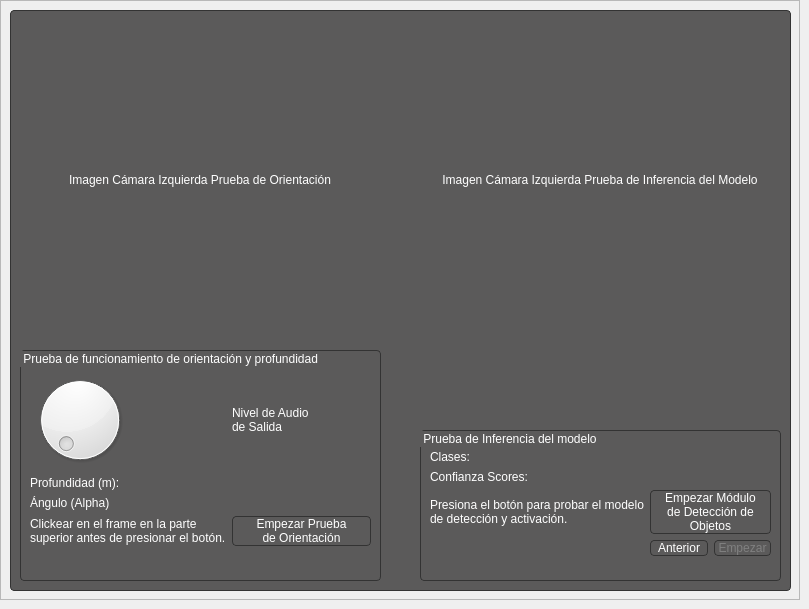
               <widget class="QWidget" name="Local_Map">
                <widget class="QFrame" name="frame_2">
                 <property name="geometry">
                  <rect>
                   <x>0</x>
                   <y>0</y>
                   <width>800</width>
                   <height>600</height>
                  </rect>
                 </property>
                 <property name="frameShape">
                  <enum>QFrame::StyledPanel</enum>
                 </property>
                 <property name="frameShadow">
                  <enum>QFrame::Raised</enum>
                 </property>
                 <widget class="QGroupBox" name="groupBox">
                  <property name="geometry">
                   <rect>
                    <x>10</x>
                    <y>10</y>
                    <width>781</width>
                    <height>581</height>
                   </rect>
                  </property>
                  <property name="styleSheet">
                   <string notr="true">QGroupBox{
	border:1px solid rgb(51,51,51);	
	border-radius:4px;
	color:white;
	background:rgb(91,90,90);
}</string>
                  </property>
                  <property name="title">
                   <string/>
                  </property>
                  <widget class="QGroupBox" name="groupBox_10">
                   <property name="geometry">
                    <rect>
                     <x>10</x>
                     <y>340</y>
                     <width>361</width>
                     <height>231</height>
                    </rect>
                   </property>
                   <property name="title">
                    <string>Prueba de funcionamiento de orientación y profundidad  </string>
                   </property>
                   <widget class="QWidget" name="formLayoutWidget_5">
                    <property name="geometry">
                     <rect>
                      <x>10</x>
                      <y>20</y>
                      <width>341</width>
                      <height>201</height>
                     </rect>
                    </property>
                    <layout class="QFormLayout" name="formLayout_5">
                     <item row="1" column="0">
                      <widget class="QDial" name="dialAudioLevel"/>
                     </item>
                     <item row="1" column="1">
                      <widget class="QLabel" name="label_48">
                       <property name="styleSheet">
                        <string notr="true">color:white;</string>
                       </property>
                       <property name="text">
                        <string>Nivel de Audio
de Salida</string>
                       </property>
                      </widget>
                     </item>
                     <item row="2" column="0">
                      <widget class="QLabel" name="label_34">
                       <property name="styleSheet">
                        <string notr="true">color:white;</string>
                       </property>
                       <property name="text">
                        <string>Profundidad (m):</string>
                       </property>
                      </widget>
                     </item>
                     <item row="2" column="1">
                      <widget class="QLabel" name="depth_meter">
                       <property name="styleSheet">
                        <string notr="true">color:white;</string>
                       </property>
                       <property name="text">
                        <string/>
                       </property>
                      </widget>
                     </item>
                     <item row="3" column="0">
                      <widget class="QLabel" name="label_49">
                       <property name="styleSheet">
                        <string notr="true">color:white;</string>
                       </property>
                       <property name="text">
                        <string>Ángulo (Alpha)</string>
                       </property>
                      </widget>
                     </item>
                     <item row="3" column="1">
                      <widget class="QLabel" name="Angle_Alpha">
                       <property name="styleSheet">
                        <string notr="true">color:white;</string>
                       </property>
                       <property name="text">
                        <string/>
                       </property>
                      </widget>
                     </item>
                     <item row="5" column="0">
                      <widget class="QLabel" name="label_51">
                       <property name="styleSheet">
                        <string notr="true">color:white;</string>
                       </property>
                       <property name="text">
                        <string>Clickear en el frame en la parte
superior antes de presionar el botón.</string>
                       </property>
                      </widget>
                     </item>
                     <item row="5" column="1">
                      <widget class="QPushButton" name="Depth_Angle_play">
                       <property name="styleSheet">
                        <string notr="true">QPushButton {
	color:white;
	border:1px solid rgb(51,51,51);	
	border-radius:4px;
	background-color: rgba(0,0,0,0);
}
QPushButton:hover {
	background-color: rgb(91,90,90);
}
QPushButton:pressed {	
	background-color: rgba(0,0,0,0);
}</string>
                       </property>
                       <property name="text">
                        <string>Empezar Prueba
de Orientación</string>
                       </property>
                       <property name="icon">
                        <iconset>
                         <normaloff>Images/playasset.png</normaloff>Images/playasset.png</iconset>
                       </property>
                      </widget>
                     </item>
                    </layout>
                   </widget>
                  </widget>
                  <widget class="QLabel" name="Preview_camera">
                   <property name="geometry">
                    <rect>
                     <x>10</x>
                     <y>10</y>
                     <width>360</width>
                     <height>320</height>
                    </rect>
                   </property>
                   <property name="styleSheet">
                    <string notr="true">color:white;</string>
                   </property>
                   <property name="text">
                    <string>Imagen Cámara Izquierda Prueba de Orientación</string>
                   </property>
                   <property name="alignment">
                    <set>Qt::AlignCenter</set>
                   </property>
                  </widget>
                  <widget class="QGroupBox" name="groupBox_11">
                   <property name="geometry">
                    <rect>
                     <x>410</x>
                     <y>420</y>
                     <width>361</width>
                     <height>151</height>
                    </rect>
                   </property>
                   <property name="title">
                    <string>Prueba de Inferencia del modelo</string>
                   </property>
                   <widget class="QWidget" name="formLayoutWidget_7">
                    <property name="geometry">
                     <rect>
                      <x>10</x>
                      <y>20</y>
                      <width>341</width>
                      <height>121</height>
                     </rect>
                    </property>
                    <layout class="QFormLayout" name="formLayout_7">
                     <item row="3" column="1">
                      <widget class="QPushButton" name="Depth_Angle_play_2">
                       <property name="styleSheet">
                        <string notr="true">QPushButton {
	color:white;
	border:1px solid rgb(51,51,51);	
	border-radius:4px;
	background-color: rgba(0,0,0,0);
}
QPushButton:hover {
	background-color: rgb(91,90,90);
}
QPushButton:pressed {	
	background-color: rgba(0,0,0,0);
}</string>
                       </property>
                       <property name="text">
                        <string>Empezar Módulo
de Detección de
Objetos</string>
                       </property>
                       <property name="icon">
                        <iconset>
                         <normaloff>Images/playasset.png</normaloff>Images/playasset.png</iconset>
                       </property>
                      </widget>
                     </item>
                     <item row="3" column="0">
                      <widget class="QLabel" name="label_55">
                       <property name="styleSheet">
                        <string notr="true">color:white;</string>
                       </property>
                       <property name="text">
                        <string>Presiona el botón para probar el modelo
de detección y activación.</string>
                       </property>
                      </widget>
                     </item>
                     <item row="4" column="1">
                      <layout class="QHBoxLayout" name="horizontalLayout_21">
                       <item>
                        <widget class="QPushButton" name="Back_1">
                         <property name="styleSheet">
                          <string notr="true">QPushButton {
	color:white;
	border:1px solid rgb(51,51,51);	
	border-radius:4px;
	background-color: rgba(0,0,0,0);
}
QPushButton:hover {
	background-color: rgb(91,90,90);
}
QPushButton:pressed {	
	background-color: rgba(0,0,0,0);
}</string>
                         </property>
                         <property name="text">
                          <string>Anterior</string>
                         </property>
                         <property name="icon">
                          <iconset>
                           <normaloff>Images/backAsset.png</normaloff>Images/backAsset.png</iconset>
                         </property>
                        </widget>
                       </item>
                       <item>
                        <widget class="QPushButton" name="Next_1">
                         <property name="enabled">
                          <bool>false</bool>
                         </property>
                         <property name="styleSheet">
                          <string notr="true">QPushButton:!enabled
{
     color:gray;
}

QPushButton {
	color:white;
	border:1px solid rgb(51,51,51);	
	border-radius:4px;
	background-color: rgba(0,0,0,0);
}
QPushButton:hover {
	background-color: rgb(91,90,90);
}
QPushButton:pressed {	
	background-color: rgba(0,0,0,0);
}</string>
                         </property>
                         <property name="text">
                          <string>Empezar</string>
                         </property>
                         <property name="icon">
                          <iconset>
                           <normaloff>Images/ForwardAsset.png</normaloff>Images/ForwardAsset.png</iconset>
                         </property>
                        </widget>
                       </item>
                      </layout>
                     </item>
                     <item row="1" column="0">
                      <widget class="QLabel" name="label_50">
                       <property name="styleSheet">
                        <string notr="true">color:white;</string>
                       </property>
                       <property name="text">
                        <string>Clases:</string>
                       </property>
                      </widget>
                     </item>
                     <item row="1" column="1">
                      <widget class="QLabel" name="class_label">
                       <property name="styleSheet">
                        <string notr="true">color:white;</string>
                       </property>
                       <property name="text">
                        <string/>
                       </property>
                      </widget>
                     </item>
                     <item row="2" column="0">
                      <widget class="QLabel" name="label_52">
                       <property name="styleSheet">
                        <string notr="true">color:white;</string>
                       </property>
                       <property name="text">
                        <string>Confianza Scores:</string>
                       </property>
                      </widget>
                     </item>
                     <item row="2" column="1">
                      <widget class="QLabel" name="score">
                       <property name="styleSheet">
                        <string notr="true">color:white;</string>
                       </property>
                       <property name="text">
                        <string/>
                       </property>
                      </widget>
                     </item>
                    </layout>
                   </widget>
                  </widget>
                  <widget class="QLabel" name="Preview_camera_2">
                   <property name="geometry">
                    <rect>
                     <x>410</x>
                     <y>10</y>
                     <width>360</width>
                     <height>320</height>
                    </rect>
                   </property>
                   <property name="styleSheet">
                    <string notr="true">color:white;</string>
                   </property>
                   <property name="text">
                    <string>Imagen Cámara Izquierda Prueba de Inferencia del Modelo</string>
                   </property>
                   <property name="alignment">
                    <set>Qt::AlignCenter</set>
                   </property>
                  </widget>
                 </widget>
                </widget>
               </widget>
